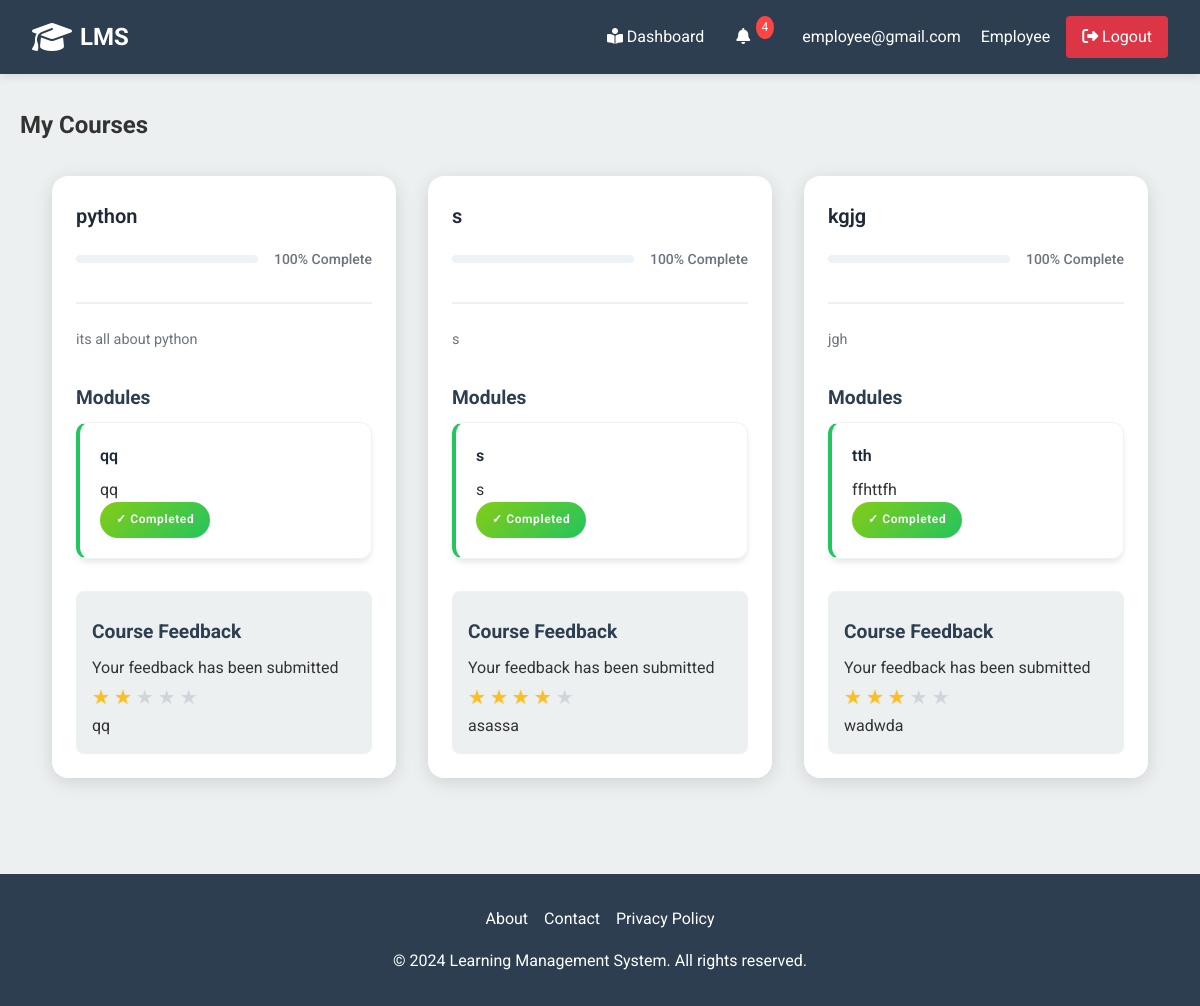
/employee_dashboard/ (signed in), run on the app's committed database.
### accounts/models.py (models this page shows, shortened)
class CustomUser(AbstractUser):
    ROLES = (
        ('admin', 'Admin'),
        ('manager', 'Manager'),
        ('employee', 'Employee'),
    )
    role = models.CharField(max_length=10, choices=ROLES)
    groups = models.ManyToManyField(
        'auth.Group',
        related_name='custom_user_set',
        blank=True,
        verbose_name='groups',
    )
    user_permissions = models.ManyToManyField(
        'auth.Permission',
        related_name='custom_user_set',
        blank=True,
        verbose_name='user permissions',
    )

class Course(models.Model):
    name = models.CharField(max_length=200)
    description = models.TextField()
    concepts = models.TextField()
    duration = models.IntegerField(help_text="Duration in days")
    deadline = models.DateField()
    created_at = models.DateTimeField(auto_now_add=True)

class Module(models.Model):
    course = models.ForeignKey(Course, on_delete=models.CASCADE, related_name='modules')
    title = models.CharField(max_length=200)
    content = models.TextField()
    order = models.IntegerField()

class CourseFeedback(models.Model):
    RATING_CHOICES = (
        (1, '1 - Poor'),
        (2, '2 - Fair'),
        (3, '3 - Good'),
        (4, '4 - Very Good'),
        (5, '5 - Excellent')
    )
    feedback_id = models.AutoField(primary_key=True)
    course = models.ForeignKey(Course, on_delete=models.CASCADE)
    employee = models.ForeignKey(CustomUser, on_delete=models.CASCADE)
    feedback_text = models.TextField()
    rating = models.IntegerField(choices=RATING_CHOICES)
    submitted_date = models.DateTimeField(auto_now_add=True)
    class Meta:
        unique_together = ['course', 'employee']

### accounts/views.py (the view)
# urls.py: path('employee_dashboard/', views.employee_dashboard, name='employee_dashboard'),
@login_required
def employee_dashboard(request):
    if request.user.role != 'employee':
        return redirect('home')
    assignments = CourseAssignment.objects.filter(employee=request.user).select_related('course')
    courses_data = []
    unread_notifications = Notification.objects.filter(
        recipient=request.user,
        is_read=False
    ).count()
    for assignment in assignments:
        modules = assignment.course.modules.all().prefetch_related('moduleprogress_set')
        module_progress = []
        completed_count = 0
        feedback = CourseFeedback.objects.filter(
            course=assignment.course,
            employee=request.user
        ).first()
        last_activity = ModuleProgress.objects.filter(
            module__course=assignment.course,
            employee=request.user,
            completed=True
        ).order_by('-completion_date').first()
        for module in modules:
            progress = ModuleProgress.objects.filter(
                module=module,
                employee=request.user
            ).first()
            if progress and progress.completed:
                completed_count += 1
            module_progress.append({
                'module': module,
                'completed': progress.completed if progress else False,
                'completion_date': progress.completion_date if progress else None
            })
        progress_percentage = (completed_count / len(modules) * 100) if modules else 0
        today = timezone.now().date()
        days_until_deadline = (assignment.course.deadline - today).days
        deadline_status = 'On Track'
        if days_until_deadline < 0:
            deadline_status = 'Overdue'
        elif days_until_deadline <= 7:
            deadline_status = 'Due Soon'
        courses_data.append({
            'course': assignment.course,
            'modules': module_progress,
            'progress': progress_percentage,
            'has_feedback': bool(feedback),
            'feedback': feedback,
            'assigned_date': assignment.assigned_date,
            'deadline': assignment.course.deadline,
            'deadline_status': deadline_status,
            'days_remaining': max(days_until_deadline, 0),
            'last_activity': last_activity.completion_date if last_activity else None
        })
    courses_data.sort(key=lambda x: x['deadline'])
    context = {
        'courses_data': courses_data,
        'total_courses': len(courses_data),
        'completed_courses': sum(1 for course in courses_data if course['progress'] == 100),
        'in_progress_courses': sum(1 for course in courses_data if 0 < course['progress'] < 100),
        'not_started_courses': sum(1 for course in courses_data if course['progress'] == 0),
        'unread_notifications': unread_notifications,
        'overdue_courses': sum(1 for course in courses_data if course['deadline_status'] == 'Overdue')
    }
    return render(request, 'employee_dashboard.html', context)

### templates/employee_dashboard.html (shortened to what this page needs)
{% extends 'base.html' %}
{% block content %}
<div class="dashboard-container">
    <h2 class="dashboard-title">My Courses</h2>
    <div class="courses-grid">
        {% for course_data in courses_data %}
        <div class="course-card">
            <div class="course-header">
                <h3 class="course-title">{{ course_data.course.name }}</h3>
                <div class="progress-container">
                    <div class="progress-bar">
                    </div>
                    <span class="progress-text">{{ course_data.progress|floatformat:0 }}% Complete</span>
                </div>
            </div>
            <p class="course-description">{{ course_data.course.description }}</p>
            <div class="modules-list">
                <h4>Modules</h4>
                {% for module in course_data.modules %}
                <div class="module-item {% if module.completed %}completed{% endif %}">
                    <div class="module-info">
                        <h5>{{ module.module.title }}</h5>
                        <p>{{ module.module.content }}</p>
                    </div>
                    {% if not module.completed %}
                    <form method="post" action="{% url 'mark_module_complete' module.module.id %}">
                        {% csrf_token %}
                        <button type="submit" class="btn btn-sm btn-primary">Mark Complete</button>
                    </form>
                    {% else %}
                    <span class="completion-badge">✓ Completed</span>
                    {% endif %}
                </div>
                {% endfor %}
            </div>
            <div class="course-feedback">
                <h4>Course Feedback</h4>
                {% if not course_data.has_feedback %}
                <form method="post" action="{% url 'submit_feedback' course_data.course.id %}" class="feedback-form">
                    {% csrf_token %}
                    <div class="rating-section">
                        <label>Rating:</label>
                        <div class="star-rating">
                            {% for i in '12345' %}
                            <input type="radio" name="rating" value="{{ i }}" required id="star{{ i }}">
                            <label for="star{{ i }}">★</label>
                            {% endfor %}
                        </div>
                    </div>
                    <div class="feedback-text">
                        <label for="feedback_text">Your Feedback:</label>
                        <textarea name="feedback_text" id="feedback_text" required></textarea>
                    </div>
                    <button type="submit" class="btn btn-primary">Submit Feedback</button>
                </form>
                {% else %}
                <div class="feedback-submitted">
                    <p>Your feedback has been submitted</p>
                    <div class="submitted-rating">
                        {% for i in course_data.feedback.rating|rjust:5 %}
                        <span class="star {% if forloop.counter <= course_data.feedback.rating %}filled{% endif %}">★</span>
                        {% endfor %}
                    </div>
                    <p class="feedback-text">{{ course_data.feedback.feedback_text }}</p>
                </div>
                {% endif %}
            </div>
        </div>
        {% empty %}
        <div class="no-courses">
            <p>No courses assigned yet.</p>
        </div>
        {% endfor %}
    </div>
</div>
{% endblock %}

### templates/base.html (shortened to what this page needs)
<!DOCTYPE html>
<html lang="en">
<head>
    {% load static %}
    <link rel="stylesheet" href="{% static 'css/style.css' %}">
    <link rel="stylesheet" href="https://cdnjs.cloudflare.com/ajax/libs/font-awesome/6.5.1/css/all.min.css">
</head>
<body>
    <header>
        <nav class="navbar">
            <div class="nav-brand">
                <a href="{% url 'home' %}">
                    <i class="fas fa-graduation-cap"></i>
                    <span>LMS</span>
                </a>
            </div>
            <div class="nav-links">
                {% if user.is_authenticated %}
                    <div class="user-menu">
                        {% if user.role == 'admin' %}
                            <a href="{% url 'admin_dashboard' %}" class="nav-link">
                                <i class="fas fa-tachometer-alt"></i> Dashboard
                            </a>
                        {% elif user.role == 'manager' %}
                            <a href="{% url 'manager_dashboard' %}" class="nav-link">
                                <i class="fas fa-chart-line"></i> Dashboard
                            </a>
                        {% else %}
                            <a href="{% url 'employee_dashboard' %}" class="nav-link">
                                <i class="fas fa-book-reader"></i> Dashboard
                            </a>
                            <div class="notification-bell">
                                <a href="{% url 'notifications' %}" class="nav-link">
                                    <i class="fas fa-bell"></i>
                                    {% if unread_notifications %}
                                        <span class="notification-badge">{{ unread_notifications }}</span>
                                    {% endif %}
                                </a>
                            </div>
                        {% endif %}
                        <div class="user-profile">
                            <div class="user-info">
                                <span class="user-email">{{ user.email }}</span>
                                <span class="user-role">{{ user.role|title }}</span>
                            </div>
                            <a href="{% url 'user_logout' %}" class="nav-link logout-btn">
                                <i class="fas fa-sign-out-alt"></i> Logout
                            </a>
                        </div>
                    </div>
                {% endif %}
            </div>
        </nav>
    </header>
    <div class="container">
        <main class="content">
            {% block content %}
            {% endblock %}
        </main>
    </div>
    <footer class="footer">
        <div class="footer-content">
            <div class="footer-links">
                <a href="#" class="footer-link">About</a>
                <a href="#" class="footer-link">Contact</a>
                <a href="#" class="footer-link">Privacy Policy</a>
            </div>
            <p>&copy; {% now "Y" %} Learning Management System. All rights reserved.</p>
        </div>
    </footer>
</body>
</html>

### static/css/style.css (style rules this page uses)
:root { --primary-color: #3498db; --secondary-color: #2c3e50; --accent-color: #e74c3c; --background-color: #ecf0f1; --text-color: #333; --light-text-color: #fff; --success-color: #2ecc71; --warning-color: #f39c12; --error-color: #e74c3c; --border-radius: 4px; --box-shadow: 0 2px 10px rgba(0, 0, 0, 0.1); --transition: all 0.3s ease; }
* { margin: 0; padding: 0; box-sizing: border-box; }
body { font-family: 'Roboto', sans-serif; line-height: 1.6; color: var(--text-color); background-color: var(--background-color); }
.container { max-width: 1200px; margin: 0 auto; padding: 0 20px; }
.navbar { display: flex; justify-content: space-between; align-items: center; padding: 1rem 2rem; background-color: var(--secondary-color); box-shadow: var(--box-shadow); }
.nav-brand a { display: flex; align-items: center; color: var(--light-text-color); text-decoration: none; font-size: 1.5rem; font-weight: 700; }
.nav-brand i { margin-right: 0.5rem; font-size: 2rem; }
.nav-links { display: flex; align-items: center; }
.nav-link { color: var(--light-text-color); text-decoration: none; padding: 0.5rem 1rem; transition: var(--transition); }
.user-menu { display: flex; align-items: center; }
.user-profile { margin-left: 1rem; display: flex; align-items: center; }
.user-profile span { color: var(--light-text-color); margin-right: 1rem; }
.content { padding: 2rem 0; }
.footer { background-color: var(--secondary-color); color: var(--light-text-color); padding: 2rem 0; margin-top: 2rem; }
.footer-content { display: flex; flex-direction: column; align-items: center; }
.footer-links { display: flex; gap: 1rem; margin-bottom: 1rem; }
.footer-link { color: var(--light-text-color); text-decoration: none; transition: var(--transition); }
:root { --primary-color: #3498db; --secondary-color: #2c3e50; --accent-color: #e74c3c; --success-color: #2ecc71; --warning-color: #f39c12; --danger-color: #e74c3c; --light-color: #ecf0f1; --dark-color: #34495e; --text-color: #333; --border-radius: 8px; --box-shadow: 0 2px 10px rgba(0, 0, 0, 0.1); }
.course-card, .request-item { background-color: white; padding: 1.5rem; border-radius: var(--border-radius); box-shadow: var(--box-shadow); }
.course-card h4, .request-item h4 { font-size: 1.2rem; color: var(--secondary-color); margin-bottom: 0.5rem; }
.course-description, .request-description { font-size: 0.9rem; color: var(--text-color); margin-bottom: 1rem; }
.progress-container { margin-top: 1rem; }
.progress-bar { height: 10px; background-color: var(--light-color); border-radius: 5px; overflow: hidden; }
.course-feedback { margin-top: 1.5rem; padding: 1rem; background-color: var(--light-color); border-radius: var(--border-radius); }
.notification-bell { position: relative; margin-right: 20px; }
.notification-badge { position: absolute; top: -8px; right: -8px; background-color: #ff4444; color: white; border-radius: 50%; padding: 2px 6px; font-size: 12px; min-width: 18px; text-align: center; }
.logout-btn { background-color: #dc3545; color: white; padding: 8px 16px; border-radius: 4px; transition: background-color 0.3s; }

### data on the page
CustomUser: email "employee@gmail.com", role "Employee"
Course: course.name "python", progress "100", course.description "its all about python", feedback.feedback_text "qq"
Module: module "qq", module.content "qq"
Course: course.name "s", progress "100", course.description "s", feedback.feedback_text "asassa"
Module: module "s", module.content "s"
Course: course.name "kgjg", progress "100", course.description "jgh", feedback.feedback_text "wadwda"
Module: module "tth", module.content "ffhttfh"

### other printed values
{{ unread_notifications }} "4"
